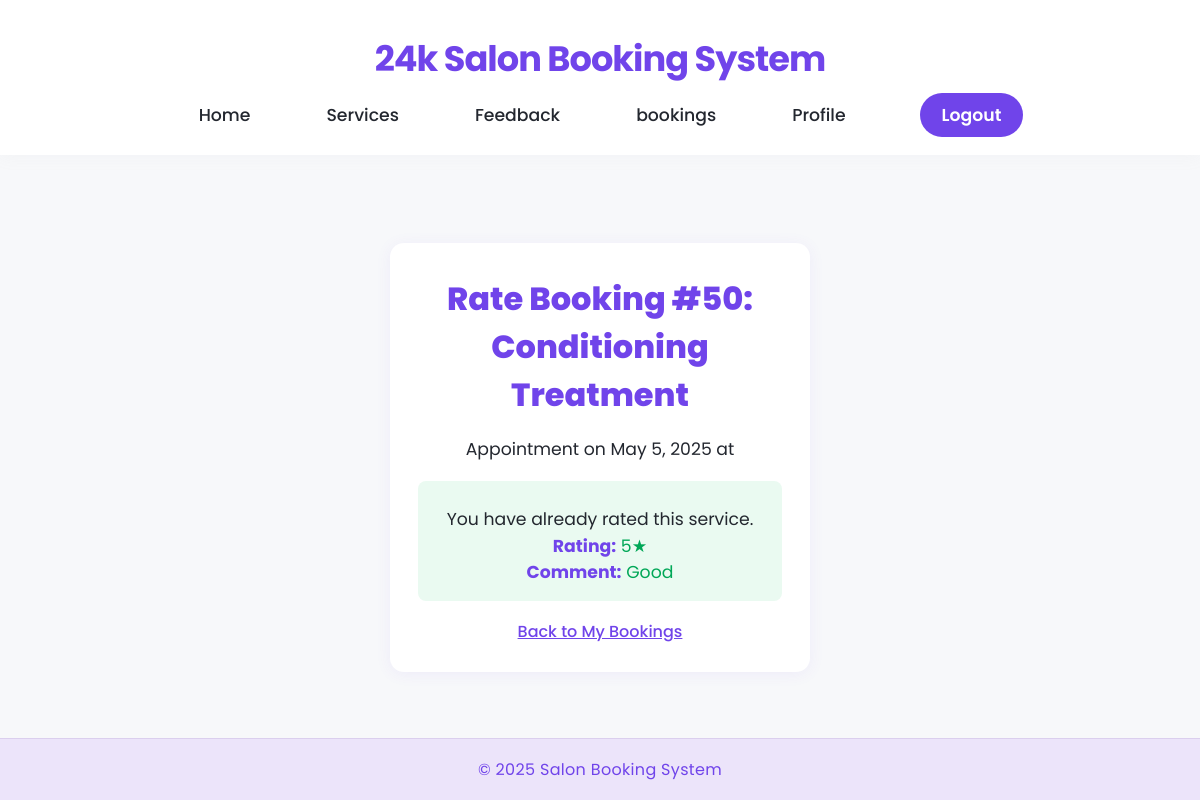
The app's page /rate/50/ (signed in) with its own data.
### booking/models.py (models this page shows, shortened)
class Booking(models.Model):
    user = models.ForeignKey(User, on_delete=models.CASCADE, related_name='bookings')
    service = models.ForeignKey(Service, on_delete=models.CASCADE, related_name='bookings')
    date = models.DateField(default=date.today)
    schedule = models.ForeignKey(Schedule, on_delete=models.CASCADE)
    booking_time = models.DateTimeField(default=timezone.now)
    class Meta:
        ordering = ['-date', '-booking_time']

class Service(models.Model):
    category = models.ForeignKey(ServiceCategory, on_delete=models.CASCADE, related_name='services')
    name = models.CharField(max_length=255)
    description = models.TextField()
    price = models.DecimalField(max_digits=10, decimal_places=2)
    duration_hours = models.PositiveIntegerField(default=0, help_text="Duration hours")
    duration_minutes = models.PositiveIntegerField(default=0, help_text="Duration minutes")
    image = models.ImageField(upload_to='services/', blank=True, null=True)
    is_active = models.BooleanField(default=True)
    class Meta:
        ordering = ['category', 'name']

class Feedback(models.Model):
    user = models.ForeignKey('User', on_delete=models.CASCADE)
    service = models.ForeignKey('Service', on_delete=models.CASCADE)
    booking = models.ForeignKey('Booking', on_delete=models.CASCADE, null=True, blank=True)
    rating = models.PositiveSmallIntegerField()
    comment = models.TextField()
    created_at = models.DateTimeField(auto_now_add=True)
    class Meta:
        unique_together = ('user', 'booking')

### booking/views.py (the view, shortened to what this page needs)
# urls.py: path('rate/<int:booking_id>/', views.rate_booking, name='rate_booking'),
@login_required
def rate_booking(request, booking_id):
    booking = get_object_or_404(Booking, id=booking_id, user=request.user)
    feedback = Feedback.objects.filter(user=request.user, booking=booking).first()
    if feedback:
        return render(request, 'customer/rate_booking.html', {
            'booking': booking,
            'feedback': feedback,
            'feedback_exists': True,
        })

### booking/templates/customer/rate_booking.html (shortened to what this page needs)
{% extends 'base.html' %}
{% block content %}
<div class="rate-section">
    <h2>Rate Booking #{{ booking.id }}: {{ booking.service.name }}</h2>
    <p>Appointment on {{ booking.date }} at {{ booking.schedule.start_time }}</p>
    {% if feedback_exists %}
        <div class="already-rated">
            <p>You have already rated this service.</p>
            <strong>Rating:</strong> {{ feedback.rating }}★ <br>
            <strong>Comment:</strong> {{ feedback.comment }}
        </div>
    {% endif %}
    <a href="{% url 'booking_line' %}" class="back-link">Back to My Bookings</a>
</div>
{% endblock %}

### booking/static/styles123.css (style rules this page uses)
:root { --main-bg: #f7f8fa; --card-bg: #fff; --accent: #23272f; --accent2: #7044ea; --accent3: #f7e7ff; --nav-bg: #fff; --nav-item: #23272f; --nav-active-bg: #7044ea; --nav-active-color: #fff; --radius: 18px; --shadow: 0 6px 32px 0 rgba(40, 45, 58, 0.10); --container-width: 1100px; }
* { margin: 0; padding: 0; box-sizing: border-box; }
html, body { min-height: 100vh; height: 100%; }
body { font-family: 'Poppins', Arial, Helvetica, sans-serif; background: var(--main-bg); color: var(--accent); min-height: 100vh; height: 100%; display: flex; flex-direction: column; }
a { text-decoration: none; color: inherit; }

### booking/templates/customer/rate_booking.html (style rules this page uses)
.rate-section { max-width: 420px; margin: 40px auto 0 auto; background: #fff; border-radius: 14px; box-shadow: 0 2px 16px 0 rgba(112,68,234,0.07); padding: 32px 28px 28px 28px; font-family: 'Poppins', Arial, sans-serif; }
.rate-section h2 { color: #7044ea; font-size: 2rem; font-weight: 800; text-align: center; margin-bottom: 18px; }
.rate-section p { color: #23272f; font-size: 1.08rem; margin: 10px 0 0 0; line-height: 1.5; text-align: center; }
.rate-section .already-rated { color: #00a757; background: #eafaf1; border-radius: 8px; padding: 16px 12px; margin: 18px 0; text-align: center; font-size: 1.08rem; }
.rate-section .already-rated strong { color: #7044ea; }
.rate-section .back-link { display: block; text-align: center; margin-top: 18px; color: #7044ea; text-decoration: underline; font-weight: 500; }

### records on screen
Booking: id "50", service.name "Conditioning Treatment", date "May 5, 2025"
Feedback: rating "5", comment "Good"
